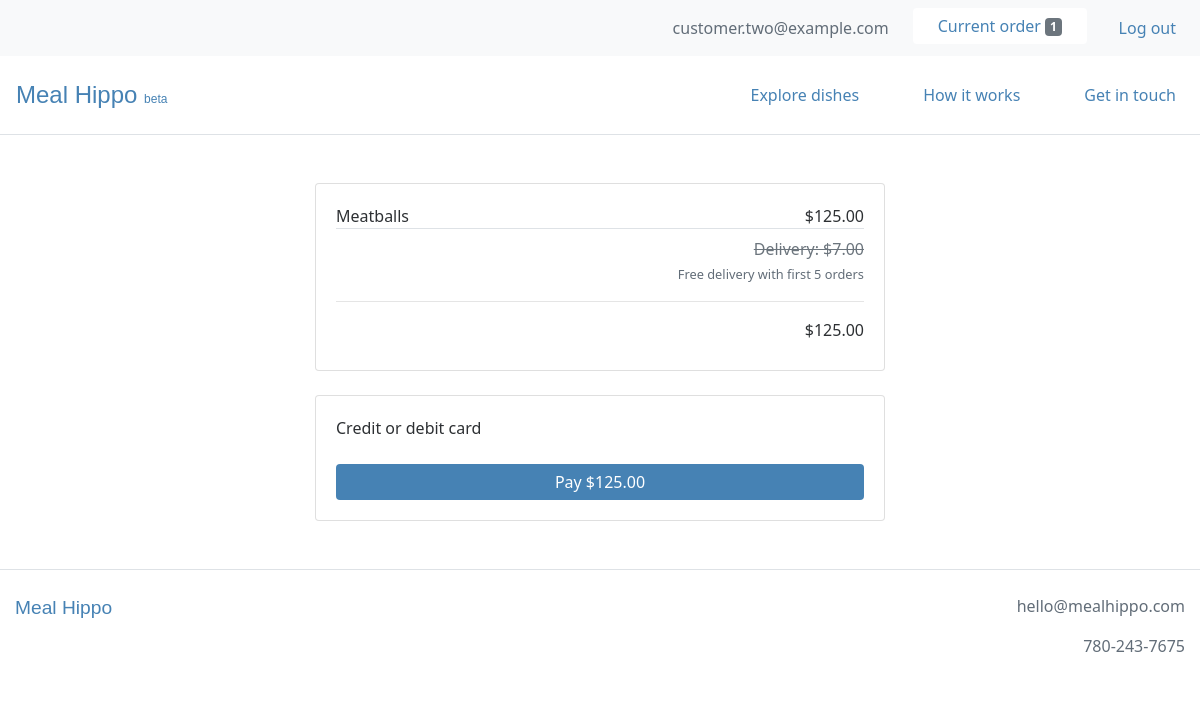
Page /order/payment (signed in) on the committed database.
### users/models.py (models this page shows, shortened)
class CustomUser(AbstractBaseUser):
    email = models.EmailField(unique=True)
    is_active = models.BooleanField(default=True)
    is_admin = models.BooleanField(default=False)
    objects = CustomUserManager()
    USERNAME_FIELD = 'email'
    REQUIRED_FIELDS = []

### webplatform/models.py (models this page shows, shortened)
class Order(models.Model):
    user = models.ForeignKey(settings.AUTH_USER_MODEL, on_delete=models.CASCADE)
    items = models.ManyToManyField(OrderItem)
    delivery_date = models.DateField(null=True)
    delivery_time = models.TimeField(null=True)
    is_completed = models.BooleanField(default=False)
    payment = models.ForeignKey(Payment, on_delete=models.SET_NULL, blank=True, null=True)
    created_at = models.DateTimeField(auto_now_add=True)
    modified_at = models.DateTimeField(auto_now=True)
    def get_total_order_price(self):
        total_order_price = 0
        for item in self.items.all():
            total_order_price += item.get_total_item_price()
        return total_order_price

class OrderItem(models.Model):
    user = models.ForeignKey(settings.AUTH_USER_MODEL, on_delete=models.CASCADE)
    item = models.ForeignKey(Item, on_delete=models.CASCADE)
    quantity = models.IntegerField(default=1)
    is_completed = models.BooleanField(default=False)
    def get_total_item_price(self):
        return self.quantity * self.item.price

class Item(models.Model):
    supplier = models.ForeignKey(Supplier, on_delete=models.CASCADE)
    name = models.CharField(max_length=100)
    description = models.TextField()
    price = models.FloatField()
    minimum_portions = models.IntegerField(blank=True, null=True)
    portion_increment = models.IntegerField(blank=True, null=True)
    minimum_lead_time = models.IntegerField(blank=True, null=True)
    is_active = models.BooleanField()
    created_at = models.DateTimeField(auto_now_add=True)
    modified_at = models.DateTimeField(auto_now=True)

### webplatform/views.py (the view, shortened to what this page needs)
# urls.py: path('order/payment', views.OrderPaymentView.as_view(), name='order_payment_view'),
class OrderPaymentView(LoginRequiredMixin, View):
    def get(self, *args, **kwargs):
        order = models.Order.objects.get(user=self.request.user, is_completed=False)
        order_items = order.items.all()
        context = {
            'order': order,
            'order_items': order_items,
            'stripe_pk': settings.STRIPE_API_PUBLISHABLE_KEY,
        }
        return render(self.request, 'webplatform/order_payment_view.html', context)

### webplatform/templatetags/cart_templatetags.py (called while the page is built)
@register.filter
def cart_item_count(user):
    if user.is_authenticated:
        queryset = models.Order.objects.filter(user=user, is_completed=False)
        if queryset.exists():
            return queryset[0].items.count()
    return 0

### webplatform/templates/webplatform/order_payment_view.html (shortened to what this page needs)
{% extends 'base.html' %}
{% load static %}
{% load crispy_forms_tags %}
{% load humanize %}
{% block content %}
<div class="container-fluid my-5">
  <div class="row">
    <div class="col-lg-6 offset-lg-3 col-md-8 offset-md-2 col-12">
      <div class="card">
        <div class="card-body">
          <div class="container">
            {% for order_item in order_items %}
              <div class="row">
                <div class="col text-left px-0">
                  {{ order_item.item.name }}
                </div>
                <div class="col text-right px-0">
                  ${{ order_item.get_total_item_price|floatformat:2|intcomma }}
                </div>
              </div>
            {% endfor %}
          </div>
          <div class="container">
            <div class="row border-top py-2">
              <div class="col text-right px-0">
								<s class="text-secondary">Delivery: $7.00</s>
                <p><small>Free delivery with first 5 orders</small></p>
                <hr>
                ${{ order.get_total_order_price|floatformat:2|intcomma }}
              </div>
            </div>
          </div>
        </div>
      </div>
      <div class="card mt-4">
        <div class="card-body">
          <form action="" method="post" id="payment-form">
            <div class="mb-3">
            	<label for="card-element">
            		Credit or debit card
            	</label>
            </div>
            <button class="btn btn-primary btn-block">Pay ${{ order.get_total_order_price|floatformat:2|intcomma }}</button>
          </form>
        </div>
      </div>
    </div>
  </div>
</div>
{% endblock %}

### templates/base.html (shortened to what this page needs)
{% load static %}
{% load cart_templatetags %}
<!DOCTYPE html>
<html lang="en" dir="ltr">
  <head>
    <link rel="stylesheet" href="https://stackpath.bootstrapcdn.com/bootstrap/4.4.1/css/bootstrap.min.css">
    <link rel="stylesheet" type="text/css" href="{% static 'style.css' %}">
  </head>
  <body>
    {% if user.is_authenticated %}
      <nav class="navbar navbar-expand-md navbar-light bg-light">
          <ul class="navbar-nav ml-md-auto mx-md-0 mx-auto text-md-left text-center">
            <li class="nav-item ml-4">
              <span class="navbar-text">
                {{ request.user.email }}
              </span>
            </li>
            <li class="nav-item ml-4">
              <a href="{% url 'webplatform:order_items_view' %}">
                <button type="button" class="btn btn-light bg-white">
                  Current order <span class="badge badge-secondary">{{ request.user|cart_item_count }}</span>
                </button>
              </a>
            </li>
            <li class="nav-item ml-4">
              <a class="nav-link" href="{% url 'logout' %}">Log out</a>
            </li>
          </ul>
      </nav>
    {% endif %}
    <nav class="navbar navbar-expand-md navbar-light py-3 border-bottom">
      <a class="navbar-brand" href="{% url 'webplatform:home_view' %}">Meal&nbsp;Hippo <small style="font-size: 0.5em;">beta</small></a>
      <div class="collapse navbar-collapse" id="navbarText">
        <ul class="navbar-nav ml-auto">
          <li class="nav-item ml-5">
            <a class="nav-link" href="{% url 'webplatform:order_items_view' %}">Explore dishes</a>
          </li>
          <li class="nav-item ml-5">
            <a class="nav-link" href="{% url 'webplatform:support_view' %}">How it works</a>
          </li>
          <li class="nav-item ml-5">
            <a class="nav-link" href="{% url 'webplatform:contact_view' %}">Get in touch</a>
          </li>
        </ul>
      </div>
    </nav>
    {% block content %}
    {% endblock %}
    <footer>
      <div class="container-fluid text-center py-4 mb-5 border-top">
        <div class="row">
          <div class="col-sm text-sm-left mb-4">
            <span class="logo">
              <a href="{% url 'webplatform:home_view' %}">Meal&nbsp;Hippo</a>
            </span>
          </div>
          <div class="col-sm text-sm-right">
            <p>hello@mealhippo.com</p>
            <p>780-243-7675</p>
          </div>
        </div>
      </div>
    </footer>
  </body>
</html>

### static/style.css (style rules this page uses)
body { color: #2D3033; font-family: "Lucida Grande", "Lucida Sans Unicode", "Lucida Sans", "Segoe UI", Geneva, Frutiger, Verdana, "Helvetica Neue", Arial, sans-serif; font-size: 16px; }
p { color: #626d78; }
a, .btn-link { color: steelblue; }
.navbar-light .navbar-brand, .logo a { color: steelblue; font-size: 1.5em; font-family: "Arial Rounded MT Bold", "Helvetica Rounded", Arial, sans-serif; }
.navbar-light .navbar-text { color: #626d78; }
.logo a { font-size: 1.2em; }
.navbar-nav .nav-item a.nav-link { color: steelblue; }
.btn-primary { background: steelblue; border: none; padding-left: 25px; padding-right: 25px; }
.btn-light { color: steelblue; border: none; padding-left: 25px; padding-right: 25px; }

### rows in the picture
CustomUser: user.email "customer.two@example.com", user|cart_item_count "1"
OrderItem: item.name "Meatballs", get_total_item_price "125.00"
Order: get_total_order_price "125.00"
